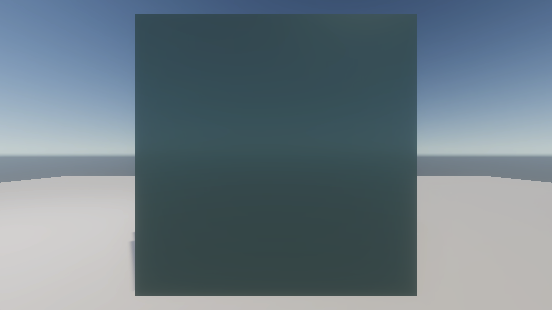
#> input picture PythonImageAnalyzer/Screenshots/base.png, 552 x 310 px; the run also reads 1 picture not shown here
$ python image-analyzer-test.py
#> lines starting #> are read from the running program, lines starting #| are printed output that depends on the picture; after the words box and inside, x2 and y2 are one past the last pixel; in counts of white or black regions, pixels touching at a corner belong together
import numpy as np
import cv2


def mse(img1, img2):
    h, w = img1.shape
    diff = cv2.subtract(img1, img2)
    err = np.sum(diff**2)
    mse_error = err/(float(h*w))
    return mse_error, diff


base = cv2.imread('Screenshots/base.png')
#> base is the input picture: shape (310, 552, 3); mean B, G, R 131.6, 122.7, 106.8
flawed = cv2.imread('Screenshots/screenshot0.png')

'''
base = cv2.cvtColor(base, cv2.COLOR_BGR2GRAY)
flawed = cv2.cvtColor(flawed, cv2.COLOR_BGR2GRAY)

error, diff = mse(base, flawed)

print("Image matching Error between the two images:", error)

cv2.imwrite("Screenshots/diff.png", diff)

cv2.imshow("difference", diff)
cv2.waitKey(0)
cv2.destroyAllWindows()
'''

difference = cv2.subtract(base, flawed)

Conv_hsv_Gray = cv2.cvtColor(difference, cv2.COLOR_BGR2GRAY)
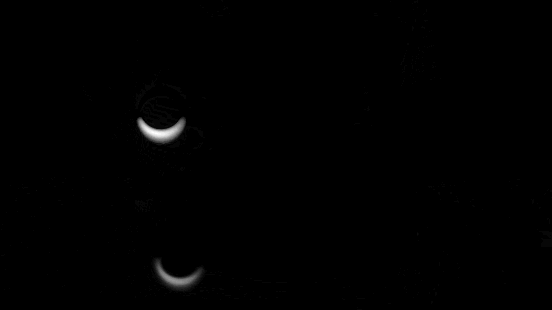
#> Conv_hsv_Gray: shape (310, 552); min 0, max 36, mean 0.1; drawn with min black and max white
ret, mask = cv2.threshold(Conv_hsv_Gray, 0, 255,cv2.THRESH_BINARY_INV |cv2.THRESH_OTSU)
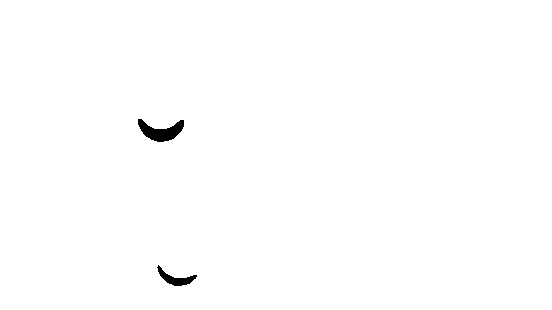
#> mask: shape (310, 552); 99.5% white; 2 black regions, box (x1, y1, x2, y2) and area: (138, 119, 184, 142) 553, (157, 265, 197, 286) 285
#> ret = 10
difference[mask != 255] = [0, 0, 255]
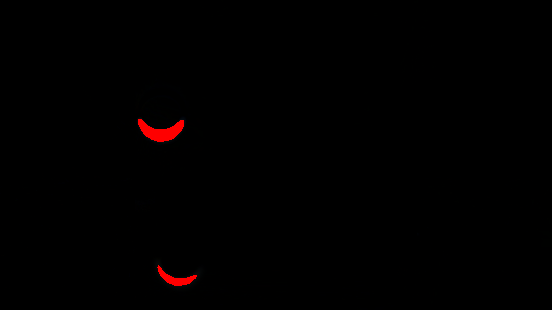
#> difference: shape (310, 552, 3); mean B, G, R 0, 0, 1.3

flawed[mask != 255] = [0, 0, 255]
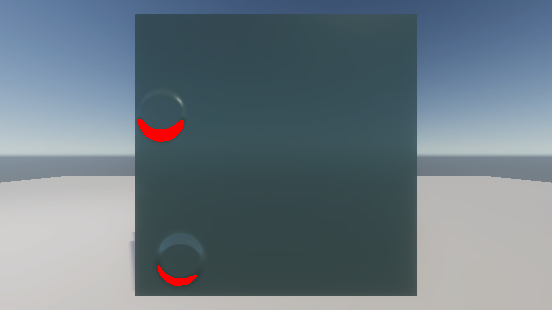
#> flawed: shape (310, 552, 3); mean B, G, R 131.2, 122.3, 107.8

cv2.imwrite('Screenshots/diffOverlay.png', flawed)
cv2.imwrite('Screenshots/diff.png', difference)
